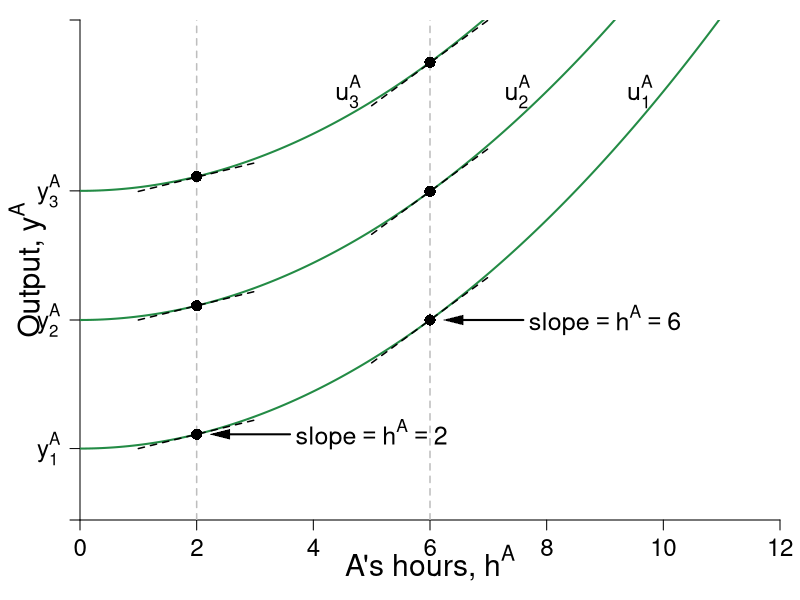

Generate this figure with R:
require(shape)
pdf(file = "coordination_failures/coord_indiff_ya.pdf", width = 9, height = 7)

#Set parameters for graphics
pointsize <- 1.8
axislabelsize <- 1.8
labelsize <- 1.5
namesize <- 1.8
annotatesize <- 1.5
graphlinewidth <- 2
segmentlinewidth <- 1.5

COL <- c("#7fc97f", "#beaed4", "#fdc086", "#ffff99", "#386cb0", "#f0027f", "#bf5b17", "#666666")
COLA <- c("#99d8c9","#66c2a4","#41ae76", "#238b45", "#005824")
COLB <- c("#4eb3d3", "#2b8cbe", "#0868ac","#084081")

par(mar =  c(4, 4, 1, 1))

indiffA <- function(ea, uA = 46.08) {
  uA + (1/2)*(ea)^2
}

mrsA <- function(ea){
  ea
}

slopeline <- function(ea, yint = 0.5, slope = 2){
  yint + slope*ea
}


xlims <- c(0, 12)
ylims <- c(0, 70)

npts <- 501 
x <- seq(xlims[1], xlims[2], length.out = npts)
y <- seq(ylims[1], ylims[2], length.out = npts) 
a <- c(12, 46.08, 90)

#B's value when at A's bliss point
#0.35*log(5.88) + 0.35*log(8.88) + 0.5*log(10 - 5.88) + 0.5*log(15 - 8.88) 

#B's bliss point x = 4.11765; y = 6.17647
#A's value when at A's bliss point
#0.5*log(4.11765) + 0.5*log(6.17647) + 0.35*log(10 - 4.11765) + 0.35*log(15 - 6.17647) 


plot(0, 0, xlim = xlims, ylim = ylims, type = "n",
     xlab = expression(paste("")),
     ylab = expression(paste("")), 
     xaxt = "n", 
     yaxt = "n", 
     cex.lab = axislabelsize, 
     bty = "n",
     xaxs="i", 
     yaxs="i")

# ticksy <- seq(from = 0, to = ylims[2], by = 2)
# ylabels <- seq(from = 0, to = ylims[2], by = 2)
ticksx <- seq(from = 0, to = xlims[2], by = 2)
xlabels <- seq(from = 0, to = xlims[2], by = 2)
ticksy <- c(0, 10, 28, 46.08, 70)
ylabels <- c(NA, expression(paste(y[1]^A)), expression(paste(y[2]^A)), expression(paste(y[3]^A)), NA)
# ticksx <- c(0, 6.9, 12, 9.6, 16, 24, 26)
# xlabels <- c(NA, expression(paste(e^A,"*")), expression(paste(1/2*beta)), expression(paste(e^{AN})), expression(paste(alpha)), expression(paste(1/beta)), NA)

axis(1, at = ticksx, pos = 0, labels = xlabels, cex.axis= labelsize - 0.05)
axis(2, at = ticksy, pos = 0, labels = ylabels, las = 1, cex.axis= labelsize - 0.05)

npts <- 500 
xx1 <- seq(xlims[1], xlims[2], length.out = npts)

lines(xx1, indiffA(xx1, uA = 10), col = COLA[4], lwd = graphlinewidth)
lines(xx1, indiffA(xx1, uA = 28), col = COLA[4], lwd = graphlinewidth)
lines(xx1, indiffA(xx1, uA = 46.08), col = COLA[4], lwd = graphlinewidth)
# lines(xx1, brfB(xx1, alpha = 16, beta = 1/24), col = COLB[4], lwd = graphlinewidth)
# lines(xx1, brfPEA(xx1, alpha = 16, beta = 1/24), col = COLA[4], lwd = graphlinewidth)
# lines(xx1, brfPEB(xx1, alpha = 16, beta = 1/24), col = COLB[4], lwd = graphlinewidth)

# contour(x, y, 
#         outer(x, y, uA),
#         #labels = c("v1", "v2", "v3"),
#         drawlabels = FALSE,
#         col = COLA[3],
#         #xlab = expression(paste("A's Apples, ", x)),
#         #ylab = expression(paste("A's Oranges, ", y)),
#         #cex.lab = axislabelsize,
#         lwd = graphlinewidth,
#         levels = a, 
#         xaxs="i", 
#         yaxs="i", 
#         add = TRUE)


segments(2, 0, 2, ylims[2], lty = 2, col = "gray" , lwd = segmentlinewidth)
segments(6, 0, 6, ylims[2], lty = 2, col = "gray" , lwd = segmentlinewidth)


#mtext(expression(paste("A's hours, ", h^A)), side=1, line = 3.2, cex = axislabelsize)
text(0.5*xlims[2], -6, expression(paste("A's hours, ", h^A)), xpd = TRUE, cex = axislabelsize)
text(-0.9, 0.5*ylims[2], expression(paste("Output, ", y^A)), xpd = TRUE, cex = axislabelsize, srt = 90)
#
text(5, 12, expression(paste("slope", phantom()==h^A, phantom() == 2)), cex = annotatesize)
Arrows(3.6, 12, 2.4, 12, col = "black", lty = 1, lwd = 2, arr.type = "triangle", arr.lwd = 0.5)
#
text(9, 28, expression(paste("slope", phantom()==h^A, phantom() == 6)), cex = annotatesize)
Arrows(7.6, 28, 6.4, 28, col = "black", lty = 1, lwd = 2, arr.type = "triangle", arr.lwd = 0.5)

#Label the iso-welfare functions for the HG, Aisha
text(9.6, 60, expression(u[1]^A), cex = annotatesize)
text(7.5, 60, expression(u[2]^A), cex = annotatesize)
text(4.6, 60, expression(u[3]^A), cex = annotatesize)




lowint <- c(8, 26, 44)

slopex1 <- seq(1,3,length.out = 200)
lines(slopex1, slopeline(slopex1, yint = lowint[1], slope = mrsA(ea = 2)), col = "black", lty = 2, lwd = segmentlinewidth)
lines(slopex1, slopeline(slopex1, yint = lowint[2], slope = mrsA(ea = 2)), col = "black", lty = 2, lwd = segmentlinewidth)
lines(slopex1, slopeline(slopex1, yint = lowint[3], slope = mrsA(ea = 2)), col = "black", lty = 2, lwd = segmentlinewidth)

highint <- c(-8, 10, 28)
slopex2 <- seq(5,7,length.out = 200)
lines(slopex2, slopeline(slopex2, yint = highint[1], slope = mrsA(ea = 6)), col = "black", lty = 2, lwd = segmentlinewidth)
lines(slopex2, slopeline(slopex2, yint = highint[2], slope = mrsA(ea = 6)), col = "black", lty = 2, lwd = segmentlinewidth)
lines(slopex2, slopeline(slopex2, yint = highint[3], slope = mrsA(ea = 6)), col = "black", lty = 2, lwd = segmentlinewidth)


firstpointsx <- c(2, 2, 2)
firstpointsy <- c(indiffA(ea = firstpointsx[1], uA = 10), indiffA(ea = firstpointsx[2], uA = 28), indiffA(ea = firstpointsx[3], uA = 46.08))
points(firstpointsx, firstpointsy, pch = 16, col = "black", cex = 1.5)

secondpointsx <- c(6, 6, 6)
secondpointsy <- c(indiffA(ea = 6, uA = 10), indiffA(ea = 6, uA = 28), indiffA(ea = 6, uA = 46.08))
points(secondpointsx, secondpointsy, pch = 16, col = "black", cex = 1.5)


dev.off()
